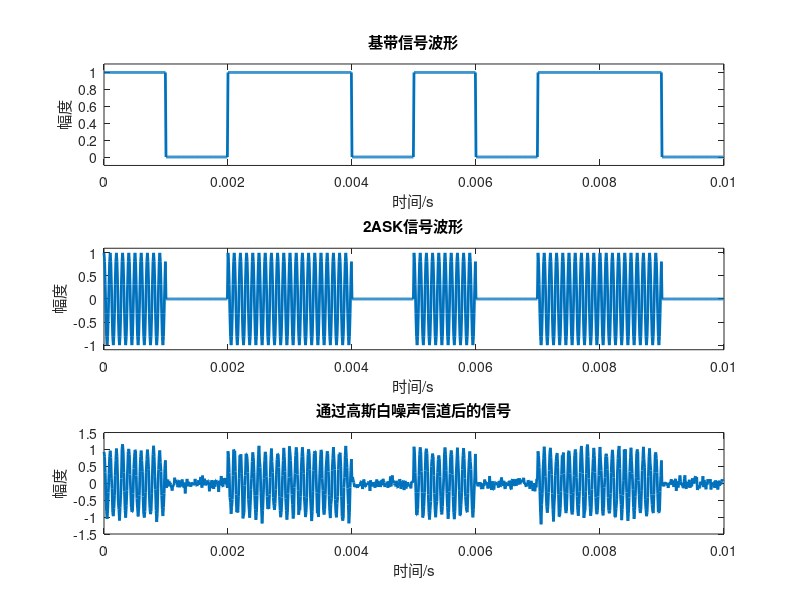
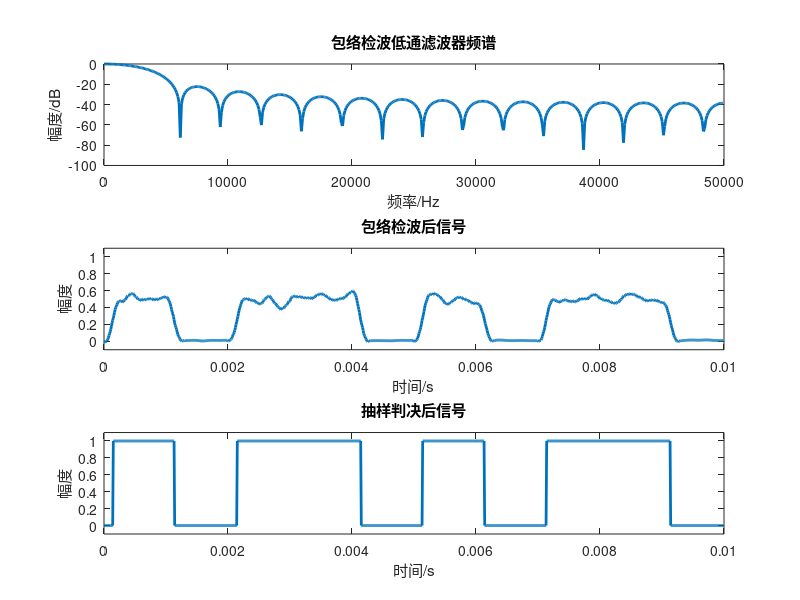
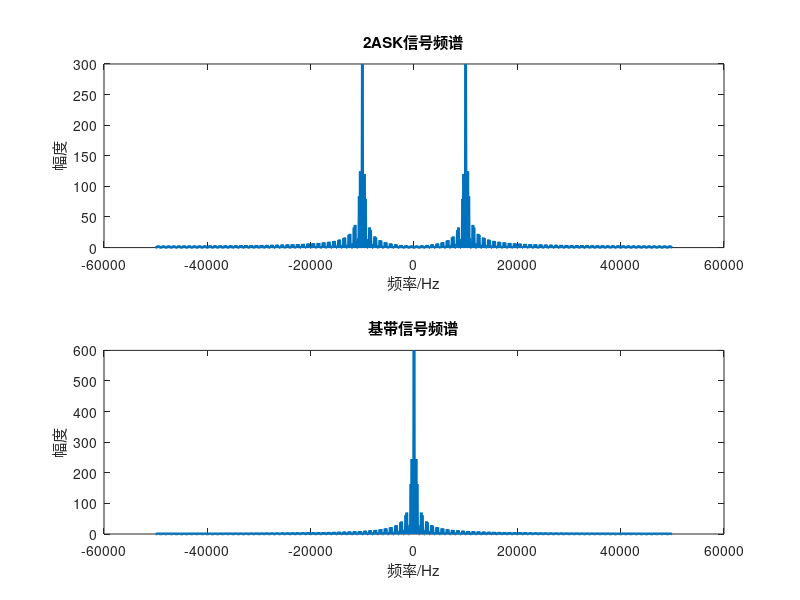
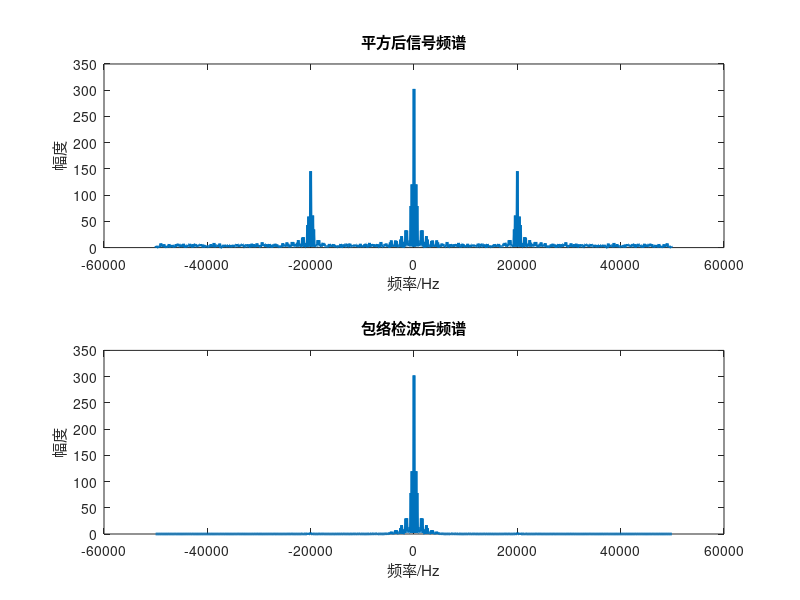

MATLAB code to generate these figures, in order:
clear all;                 
close all;                 
clc;                        

%% 基本参数（保持不变）
M = 10;                     % 产生码元数    
L = 100;                    % 每码元复制L次
Ts = 0.001;                 % 码元宽度
Rb = 1/Ts;                  % 码元速率1K
dt = Ts/L;                  % 采样间隔
TotalT = M*Ts;              % 总时间
t = 0:dt:TotalT-dt;         % 时间向量
Fs = 1/dt;                  % 采样频率

%% 生成基带信号（保持不变）
wave = randi([0,1], 1, M);  % 随机二进制序列
fz = ones(1, L);            % 复制L次
x1 = wave(fz, :);           % 扩展矩阵
jidai = reshape(x1, 1, L*M);% 单极性不归零波形

%% 2ASK调制（保持不变）
fc = 10000;                 % 载波频率10kHz
zb = cos(2*pi*fc*t);        % 载波信号
ask2 = jidai .* zb;         % 2ASK调制信号

% 绘制基带和调制信号
figure(1);
subplot(311);
plot(t, jidai, 'LineWidth', 2);
title('基带信号波形');
xlabel('时间/s');
ylabel('幅度');
axis([0, TotalT, -0.1, 1.1]);

subplot(312);
plot(t, ask2, 'LineWidth', 2);
title('2ASK信号波形');
axis([0, TotalT, -1.1, 1.1]);
xlabel('时间/s');
ylabel('幅度');

%% 通过高斯白噪声信道（保持不变）
SNR_dB = 20;                % 信噪比20dB
tz = awgn(ask2, SNR_dB);     % 加噪信号

figure(1);
subplot(313);
plot(t, tz, 'LineWidth', 2);
title('通过高斯白噪声信道后的信号');
axis([0, TotalT, -1.5, 1.5]);
xlabel('时间/s');
ylabel('幅度');

%% 包络检波及滤波
squared_tz = tz .^ 2;       %平方运算提取包络
fp_env = 4 * Rb;            % 低通滤波器截止频率设为4*Rb
b_env = fir1(30, fp_env/(Fs/2), 'low', boxcar(31)); 
[h_env, w_env] = freqz(b_env, 1, 512); % 频率响应
lvbo = fftfilt(b_env, squared_tz);  %滤波

figure(2);
subplot(311);
plot(w_env/pi*(Fs/2), 20*log10(abs(h_env)), 'LineWidth', 2);
title('包络检波低通滤波器频谱');
xlabel('频率/Hz');
ylabel('幅度/dB');

subplot(312);
plot(t, lvbo, 'LineWidth', 2);
axis([0, TotalT, -0.1, 1.1]);
title('包络检波后信号');
xlabel('时间/s');
ylabel('幅度');

k = 0.25;                   % 判决阈值
pdst = 1 * (lvbo > k);      

subplot(313);
plot(t, pdst, 'LineWidth', 2);
axis([0, TotalT, -0.1, 1.1]);
title('抽样判决后信号');
xlabel('时间/s');
ylabel('幅度');

%% 频谱分析
% 2ASK信号频谱
N = length(ask2);
df = 1 / TotalT;            % 频率分辨率
f = (-N/2:N/2-1) * df;      % 频率轴
sf = fftshift(abs(fft(ask2)));

figure(3);
subplot(211);
plot(f, sf, 'LineWidth', 2);
title('2ASK信号频谱');
xlabel('频率/Hz');
ylabel('幅度');

% 基带信号频谱
mf = fftshift(abs(fft(jidai)));
subplot(212);
plot(f, mf, 'LineWidth', 2);
title('基带信号频谱');
xlabel('频率/Hz');
ylabel('幅度');

% 平方后信号频谱
mmf = fftshift(abs(fft(squared_tz)));
figure(4);
subplot(211);
plot(f, mmf, 'LineWidth', 2);
title('平方后信号频谱');
xlabel('频率/Hz');
ylabel('幅度');

% 包络检波后频谱
dmf = fftshift(abs(fft(lvbo)));
subplot(212);
plot(f, dmf, 'LineWidth', 2);
title('包络检波后频谱');
xlabel('频率/Hz');
ylabel('幅度');